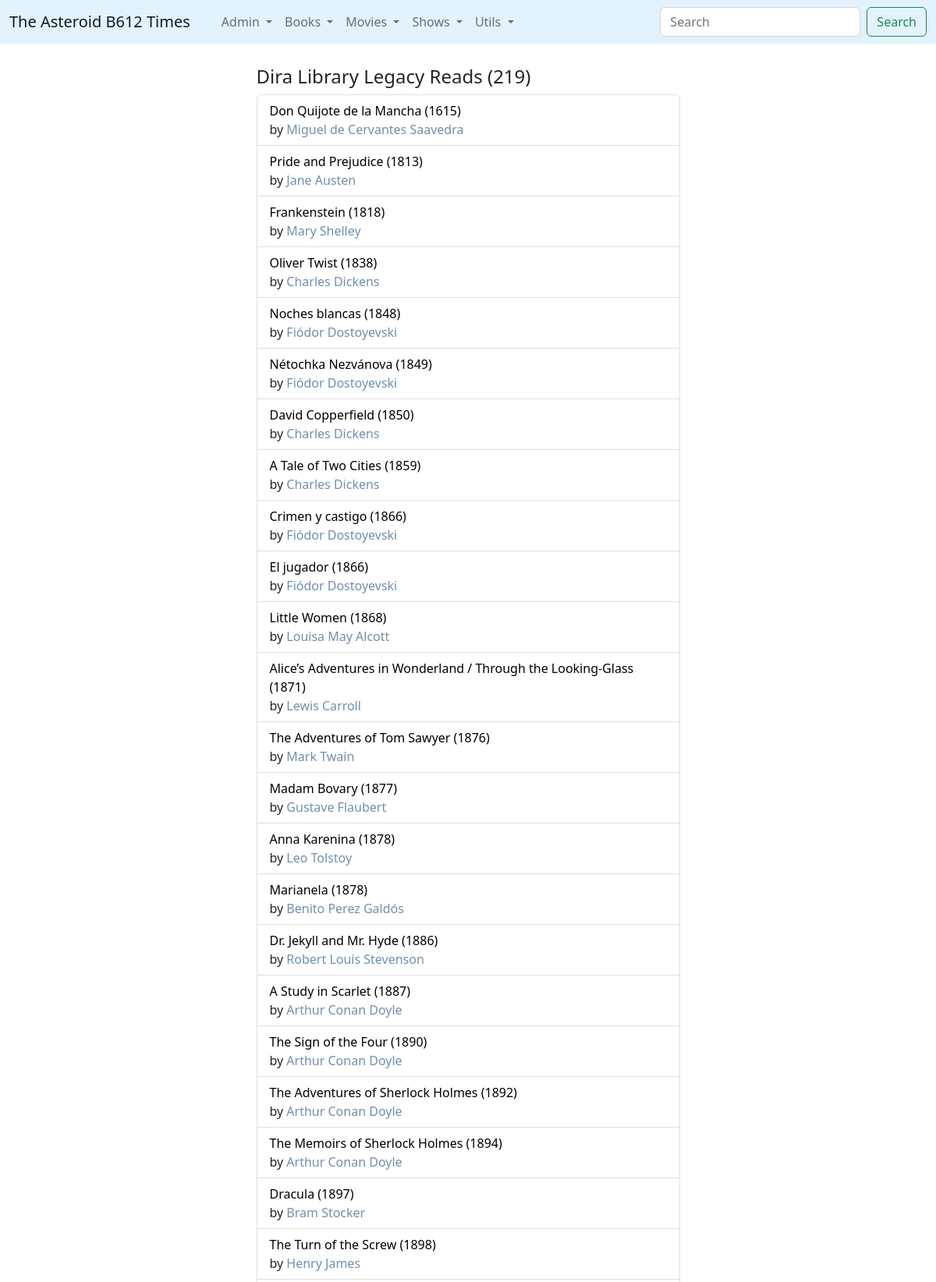
Page /dira-legacy/ (upper part) on the committed database.
### times/models.py (models this page shows, shortened)
class DiraBook(models.Model):
	titulo = models.CharField(max_length=512)
	pubyear = models.IntegerField()
	pubdate = models.DateField(null=True,blank=True)
	sinopsis = models.TextField()
	idioma = models.CharField(max_length=50)
	tipo = models.CharField(max_length=75)
	cover = models.ImageField(upload_to=path_and_name,null=True,blank=True)
	legacy = models.BooleanField(default=False)
	read = models.BooleanField(default=False)
	@property
	def credit_links(self):
		creds = DiraBookCredit.objects.filter(volume=self).order_by('id')
		enlaces = ""
		for c in creds:
			if c.credito != 'author':
				this_c = "(" + c.credito +")"
			else:
				this_c = ""
			enlaces = enlaces + "<a href='/dira-persona/"+str(c.persona.id)+"' style='text-decoration:none; color:#6F8FAF;'>"+c.persona.nombre+this_c+"</a>,&nbsp;"
		return enlaces[:-7]

class DiraBookCredit(models.Model):
	persona = models.ForeignKey(DiraPersona, on_delete = models.CASCADE)
	volume = models.ForeignKey(DiraBook, on_delete = models.CASCADE)
	credito = models.CharField(max_length=256)

class DiraPersona(models.Model):
	nombre =  models.CharField(max_length=512)
	info = models.TextField()

### times/views.py (the view)
# urls.py: path('dira-legacy/',views.diraLegacy,name='diraLegacy'),
def diraLegacy(request):
	legacy_reads = DiraBook.objects.filter(legacy=True).order_by('pubyear')
	conteo = len(legacy_reads)
	return render(request,'dira-legacy.html',{'reads':legacy_reads,'conteo':conteo})

### times/templates/dira-legacy.html (shortened to what this page needs)
{% extends 'base_forms.html' %}
{% block contenido %}
<article>
		<h4>Dira Library Legacy Reads ({{conteo}})</h4>
	  <ul class="list-group" reversed>
        {% for r in reads %}
          <li class="list-group-item">
          <a href="{% url 'diraBook' r.id %}" style="color:black; text-decoration: none;">{{r.titulo}} ({{r.pubyear}})</a><br>by {{r.credit_links|safe}}
          </li>
        {% endfor %}
      </ul>
</article>
<br>
{% endblock%}

### rows in the picture
DiraBook: titulo "Don Quijote de la Mancha", pubyear "1615", credit_links "Miguel de Cervantes Saavedra"
DiraBook: titulo "Pride and Prejudice", pubyear "1813", credit_links "Jane Austen"
DiraBook: titulo "Frankenstein", pubyear "1818", credit_links "Mary Shelley"
DiraBook: titulo "Oliver Twist", pubyear "1838", credit_links "Charles Dickens"
DiraBook: titulo "Noches blancas", pubyear "1848", credit_links "Fiódor Dostoyevski"
DiraBook: titulo "Nétochka Nezvánova", pubyear "1849", credit_links "Fiódor Dostoyevski"
DiraBook: titulo "David Copperfield", pubyear "1850", credit_links "Charles Dickens"
DiraBook: titulo "A Tale of Two Cities", pubyear "1859", credit_links "Charles Dickens"
DiraBook: titulo "Crimen y castigo", pubyear "1866", credit_links "Fiódor Dostoyevski"
DiraBook: titulo "El jugador", pubyear "1866", credit_links "Fiódor Dostoyevski"
DiraBook: titulo "Little Women", pubyear "1868", credit_links "Louisa May Alcott"
DiraBook: titulo "Alice’s Adventures in Wonderland / Through the Looking-Glass", pubyear "1871", credit_links "Lewis Carroll"
DiraBook: titulo "The Adventures of Tom Sawyer", pubyear "1876", credit_links "Mark Twain"
DiraBook: titulo "Madam Bovary", pubyear "1877", credit_links "Gustave Flaubert"
DiraBook: titulo "Anna Karenina", pubyear "1878", credit_links "Leo Tolstoy"
DiraBook: titulo "Marianela", pubyear "1878", credit_links "Benito Perez Galdós"
DiraBook: titulo "Dr. Jekyll and Mr. Hyde", pubyear "1886", credit_links "Robert Louis Stevenson"
DiraBook: titulo "A Study in Scarlet", pubyear "1887", credit_links "Arthur Conan Doyle"
DiraBook: titulo "The Sign of the Four", pubyear "1890", credit_links "Arthur Conan Doyle"
DiraBook: titulo "The Adventures of Sherlock Holmes", pubyear "1892", credit_links "Arthur Conan Doyle"
DiraBook: titulo "The Memoirs of Sherlock Holmes", pubyear "1894", credit_links "Arthur Conan Doyle"
DiraBook: titulo "Dracula", pubyear "1897", credit_links "Bram Stocker"
DiraBook: titulo "The Turn of the Screw", pubyear "1898", credit_links "Henry James"

### other values in the picture
{{ conteo }} "219"
